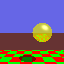

Reproduce this figure in Python.
from collections import namedtuple
from trickery import lazy_scalar, lazy_vec3, lazy_angle, define_constants


UGLY_BUT_THOROUGH = True


# Numeric constants are defined lazily.  When the caller passes in an
# implementation of Numerics, we can evaluate these in that numeric
# context.

lazy_scalar('EPSILON', 1.0e-3)
# lazy_scalar('ONE_HALF', 0.5)
lazy_scalar('ONE', 1)
lazy_scalar('TWO', 2)
# lazy_scalar('THREE', 3)
# lazy_scalar('FIVE', 5)
# lazy_scalar('EIGHT', 8)
# lazy_scalar('TEN', 10)
# lazy_scalar('TWENTY_FIVE', 25)

lazy_vec3('X', (1, 0, 0))
lazy_vec3('Y', (0, 1, 0))
lazy_vec3('Z', (0, 0, 1))
lazy_vec3('RED', (1, 0, 0))
lazy_vec3('GREEN', (0, 1, 0))
lazy_vec3('BLUE', (0, 0, 1))

lazy_vec3('BACKGROUND_COLOR', (0, 0, 0.9))

lazy_vec3('LIGHT_DIRECTION', (1, 2, -1))

lazy_vec3('PLANE_COLOR', (0, 0, 0.9))
lazy_vec3('PLANE_ORIGIN', (0, 0, 0))
lazy_vec3('PLANE_NORMAL', (0, 1, 0))

lazy_scalar('CHECKER_X_EXTENT', 18)
lazy_scalar('CHECKER_Z_EXTENT', 26)
lazy_vec3('CHECK0_COLOR', (0, 1, 0))
lazy_vec3('CHECK1_COLOR', (1, 0, 0))

lazy_angle('CAMERA_X_ANGLE', degrees=10)
lazy_angle('CAMERA_Y_ANGLE', units=45)

lazy_scalar('SHADOW_ATTEN', 0.5)

lazy_scalar('SPHERE_RADIUS', 3)
lazy_vec3('SPHERE_COLOR', (0.9, 0.9, 0))
lazy_scalar('SPHERE_ALPHA', 0.3)


def lerp(a, b, frac):
    return (ONE - frac) * a + frac * b


Ray = namedtuple('Ray', 'origin direction')
Camera = namedtuple('Camera', 'position x_angle, y_angle')
Light = namedtuple('Light', 'direction')


class Plane(namedtuple('Plane', 'origin normal')):

    def intersect(self, ray):
        denom = self.normal @ ray.direction
        if denom.abs() - EPSILON < 0:
            return None
        t = (self.origin - ray.origin) @ self.normal / denom
        if t < 0:
            return None
        intersection = ray.origin + t * ray.direction
        return namedtuple('Hit', 't intersection')(t, intersection)


class Sphere(namedtuple('Sphere', 'center radius')):

    def intersect(self, ray):
        L = self.center - ray.origin
        tca = ray.direction @ L
        if tca < 0:
            return None
        d2 = L @ L - tca * tca
        rad2 = self.radius * self.radius
        if rad2 - d2 < 0:
        # if d2 > rad2:
            return None
        thc = (rad2 - d2).sqrt()
        t = tca - thc
        intersection = ray.origin + ray.direction * t
        normal = (intersection - self.center).normalize()
        mirror = normal * (TWO * (ray.direction @ normal))
        reflect_ray = Ray(origin=intersection, direction=ray.direction - mirror)
        return (namedtuple
                ('Hit', 't intersection normal reflect_ray')
                (t, intersection, normal, reflect_ray))


class Scene:

    def __init__(self, width, height, numerics):
        self.width = width
        self.height = height
        self.numerics = numerics
        define_constants(globals(), numerics)
        self.plane = Plane(origin=PLANE_ORIGIN, normal=PLANE_NORMAL)
        self.light = Light(direction=LIGHT_DIRECTION.normalize())

    def render_scene(self):
        cam_pos = self.numerics.vec3(0, 10, -10)
        # cam_x_angle = self.numerics.angle(degrees=20)
        # cam_y_angle = self.numerics.angle(degrees=10)
        sphere_pos = self.numerics.vec3(3, 10, 10)
        self.camera = Camera(position=cam_pos,
                             x_angle=CAMERA_X_ANGLE,
                             y_angle=CAMERA_Y_ANGLE)
        self.sphere = Sphere(center=sphere_pos, radius=SPHERE_RADIUS)
        return self.collect_pixels()

    def render_anim(self, frame_count):
        self.cam_pos_u = 0
        self.cam_pos_v = 0
        self.sphere_pos_x = 0
        self.sphere_pos_z = 0
        if UGLY_BUT_THOROUGH:
            self.sphere_pos_z = -16
        self.sphere_inc_x = +7 / 2**5
        self.sphere_inc_z = +4 / 2**5

        for frame in range(frame_count):
            yield self.render_frame(frame)

    def precalc_camera(self):
        """Precalculate the camera parameters that don't require DSP.
           Return a record of DSP pipeline inputs.
        """
        v_inc = 3
        if UGLY_BUT_THOROUGH:
            v_inc = 513
        self.cam_pos_u = (self.cam_pos_u + 2) % 1024
        self.cam_pos_v = (self.cam_pos_v + v_inc) % 1024
        pos_u = self.numerics.angle(units=self.cam_pos_u)
        pos_v = self.numerics.angle(units=self.cam_pos_v)
        PreCam = namedtuple('PreCam', 'pos_u pos_v')
        return PreCam(pos_u, pos_v)

    def calc_camera(self, pre_cam):
        """Finish calculating camera using DSP operations."""
        S = self.numerics.scalar
        pos_sin = pre_cam.pos_u.sin()
        pos_cos = pre_cam.pos_v.cos()
        # print('sin {:.4} => {:.4}'.format(precalc.cam_pos_u, pos_sin))
        # print('cos {:.4} => {:.4}'.format(precalc.cam_pos_v, pos_cos))
        pos_x = pos_sin * S(8) - S(3)
        pos_y = pos_cos * S(8) + S(10)
        pos_z = pos_cos * S(5) - S(25)
        pos = self.numerics.vec3(pos_x, pos_y, pos_z)
        x_angle = self.numerics.angle(degrees=10)
        y_angle = self.numerics.angle(units=45)
        return Camera(position=pos, x_angle=x_angle, y_angle=y_angle)

    def precalc_sphere(self, frame):
        """Precalculate the sphere parameters that don't require DSP.
           Return a record of DSP pipeline inputs.
        """
        S = self.numerics.scalar

        # For Y calc, just need frame number.
        frame64 = S(frame % 64)
        frame64m = S(63 - frame % 64)

        # Can precalc X and Z coordinates.
        SPHERE_MIN_X = SPHERE_MIN_Z = -16
        SPHERE_MAX_X = SPHERE_MAX_Z = +16
        x = self.sphere_pos_x + self.sphere_inc_x
        self.sphere_pos_x = x
        if x > SPHERE_MAX_X:
            x = SPHERE_MAX_X
            self.sphere_inc_x = -self.sphere_inc_x
        elif x < SPHERE_MIN_X:
            x = SPHERE_MIN_X
            self.sphere_inc_x = -self.sphere_inc_x
        z = self.sphere_pos_z + self.sphere_inc_z
        self.sphere_pos_z = z
        if z > SPHERE_MAX_Z:
            z = SPHERE_MAX_Z
            self.sphere_inc_z = -self.sphere_inc_z
        elif z < SPHERE_MIN_Z:
            z = SPHERE_MIN_Z
            self.sphere_inc_z = -self.sphere_inc_z
        center_x = self.numerics.scalar(x)
        center_z = self.numerics.scalar(z)
        PreSphere = namedtuple('PreSphere',
                               'frame64 frame64m center_x center_z')
        return PreSphere(frame64, frame64m, center_x, center_z)

    def calc_sphere(self, pre_sphere):
        """Finish calculating sphere using DSP operations."""
        y_accel = self.numerics.scalar(7 / 1024)
        q = pre_sphere.frame64 * pre_sphere.frame64m
        center_x = pre_sphere.center_x
        center_y = q * y_accel + SPHERE_RADIUS
        center_z = pre_sphere.center_z
        pos = self.numerics.vec3(center_x, center_y, center_z)
        return Sphere(center=pos, radius=SPHERE_RADIUS)

    def render_frame(self, frame):
        pre_cam = self.precalc_camera()
        pre_sphere = self.precalc_sphere(frame)
        # print('pre_cam', pre_cam)
        # print('pre_sphere', pre_sphere)

        # Record the per-frame calculations.
        self.numerics.start_frame(pre_cam, pre_sphere)
        self.camera = self.calc_camera(pre_cam)
        self.sphere = self.calc_sphere(pre_sphere)
        # print('camera', self.camera)
        # print('sphere', self.sphere)
        self.numerics.end_frame(self.camera, self.sphere)

        pixels = self.collect_pixels()
        return pixels

    def collect_pixels(self):
        # return [[self.render_pixel(2, 47)]]
        return [
            [
                self.render_pixel(ix, iy)
                for ix in range(self.width)
            ]
            for iy in range(self.height)
        ]

    def render_pixel(self, ix, iy):
        x = self.numerics.scalar(ix)
        y = self.numerics.scalar(iy)
        pixel = namedtuple('Pixel', 'x y')(x, y)
        # print('render_pixel({}, {})'.format(ix, iy))
        self.numerics.start_pixel(pixel,
                                  self.camera,
                                  self.sphere)
        x_start = self.numerics.scalar(-1 / 2)
        y_start = self.numerics.scalar(+1 / 2)
        x_step = self.numerics.scalar(+1 / min(self.width, self.height))
        y_step = self.numerics.scalar(-1 / min(self.width, self.height))
        # FOV is implicitly 60 degrees.
        px = x_start + x * x_step
        py = y_start + y * y_step
        pz = self.numerics.scalar(1)
        primary = Ray(origin=self.camera.position,
                      direction=self.numerics.vec3(px, py, pz)
                          .rotate(self.camera.x_angle, 'X')
                          .rotate(self.camera.y_angle, 'Y')
                          .normalize())
        # print(ix, iy, primary)
        color = self.trace(primary).to_unorm()
        pixel_color = namedtuple('Pixel', 'color')(color)
        self.numerics.end_pixel(pixel_color)
        return color.as_tuple()

    def trace(self, ray, primary=True):
        if primary:
            hit = self.sphere.intersect(ray)
            if hit:
                C = self.trace(hit.reflect_ray, primary=False)
                C = lerp(SPHERE_COLOR, C, SPHERE_ALPHA)
                spot_light = hit.reflect_ray.direction @ self.light.direction
                if not spot_light < 0:
                    spot_light_e2 = spot_light * spot_light
                    spot_light_e4 = spot_light_e2 * spot_light_e2
                    spot_light_e8 = spot_light_e4 * spot_light_e4
                    C = C + SHADOW_ATTEN * spot_light_e8
                    # Clamp not needed.  to_unorm clamps later.
                    # C = C.clamp()
                return C
        hit = self.plane.intersect(ray)
        if not hit:
            return BACKGROUND_COLOR
        pisect = hit.intersection
        if (not pisect.z.abs() - CHECKER_Z_EXTENT < 0 or
            not pisect.x.abs() - CHECKER_X_EXTENT < 0):
            return PLANE_COLOR
        reverse_light_ray = Ray(pisect, self.light.direction)
        checker = pisect.x.xor4(pisect.z)
        C = lerp(CHECK0_COLOR, CHECK1_COLOR, checker)
        light_intersects = self.sphere.intersect(reverse_light_ray)
        if light_intersects:
            C = SHADOW_ATTEN * C
        return C




# Old version.  No numerics.

'''

import PIL.Image
from collections import namedtuple
from math import sqrt, sin, cos, pi, floor

class Vec3(tuple):

    def __str__(self):
        return 'V[{} {} {}]'.format(*self)

    __repr__ = __str__

    def __add__(self, other):
        if isinstance(other, tuple):
            return Vec3((self[0] + other[0],
                         self[1] + other[1],
                         self[2] + other[2]))
        else:
            return Vec3((self[0] + other,
                         self[1] + other,
                         self[2] + other))

    def __radd__(self, other):
        return Vec3((other + self[0],
                     other + self[1],
                     other + self[2]))

    def __sub__(self, other):
        if isinstance(other, Vec3):
            return Vec3((self[0] - other[0],
                         self[1] - other[1],
                         self[2] - other[2]))
        else:
            return Vec3((self[0] - other,
                         self[1] - other,
                         self[2] - other))

    def __mul__(self, other):
        assert not isinstance(other, tuple)
        return Vec3((self[0] * other, self[1] * other, self[2] * other))

    def __matmul__(self, other):
        """dot product"""
        assert isinstance(other, tuple)
        return self[0] * other[0] + self[1] * other[1] + self[2] * other[2]

    def __rmul__(self, other):
        return Vec3((other * self[0],
                     other * self[1],
                     other * self[2]))

    def normalize(self):
        return self * (1/sqrt(self @ self))

    def rotate(self, angle, axis):
        x, y, z = self
        s, c = sin(angle), cos(angle)
        if axis == X:
            return Vec3((x, c * y - s * z, s * y + c * z))
        elif axis == Y:
            return Vec3((c * x + s * z, y, c * z - s * x))
        else:
            assert False

    def clamp(self, max):
        return Vec3((min(self[0], max),
                     min(self[1], max),
                     min(self[2], max)))

def r2(v):  # for debugging
    return Vec3((round(c, 2) for c in v))


class Ray(namedtuple('Ray', 'origin direction')):
    pass

def dot(a, b):
    # return sum(i * j for (i, j) in zip(a, b))
    return a[0] * b[0] + a[1] * b[1] + a[2] * b[2]

X = Vec3((1, 0, 0))
Y = Vec3((0, 1, 0))
Z = Vec3((0, 0, 1))
RED = Vec3((1, 0, 0))
GREEN = Vec3((0, 1, 0))
BLUE = Vec3((0, 0, 0.9))      # Why 0.9?
YELLOW = Vec3(0.9, 0.9, 0)
deg = pi / 180

# print('rotate x => {}'.format(Z.rotate(20*deg, X)))
# print('rotate y => {}'.format(Z.rotate(10*deg, Y)))
# exit()

camera = namedtuple('Camera', 'origin direction')(Vec3((0, 10, -10)),
                                                  Vec3((0, 0, 0)))

plane = namedtuple('Plane', 'origin normal')(Vec3((0, 0, 0)), Vec3((0, 1, 0)))

sphere = namedtuple('Sphere', 'center radius')(Vec3((3, 10, 10)), 3)

light = namedtuple('Light', 'direction')(Vec3((1, 2, -1)).normalize())

epsilon = 1.0e-3

# print(camera)
# print(plane)
# print(sphere)
# print(light)


def plane_intersect(plane, ray):
    denom = dot(plane.normal, ray.direction)
    if abs(denom) < epsilon:
        return None
    t = dot(plane.origin - ray.origin, plane.normal) / denom
    if t < 0:
        return None
    intersection = ray.origin + t * ray.direction
    return namedtuple('Hit', 't intersection')(t, intersection)

def sphere_intersect(sphere, ray):
    # print('sphere', sphere)
    # print('ray', ray)
    L = sphere.center - ray.origin
    tca = dot(ray.direction, L)
    if tca < 0:
        return None
    d2 = dot(L, L) - tca * tca
    rad2 = sphere.radius * sphere.radius
    if d2 > rad2:
        return None
    # d = sqrt(d2)
    # t = tca - d
    thc = sqrt(rad2 - d2)
    t = tca - thc
    intersection = ray.origin + ray.direction * t
    normal = (intersection - sphere.center).normalize()
    mirror = normal * (2 * dot(ray.direction, normal))
    reflect_ray = Ray(origin=intersection, direction=ray.direction - mirror)
    return (namedtuple
            ('Hit', 't intersection normal reflect_ray')
            (t, intersection, normal, reflect_ray))

def trace(ray, iteration=0):
    if iteration == 0:
        hit = sphere_intersect(sphere, ray)
        if hit:
            C = trace(hit.reflect_ray, 1)
            alpha = 0.3
            C = C * alpha + YELLOW * (1 - alpha)
            spot_light = dot(hit.reflect_ray.direction, light.direction)
            if spot_light > 0:
                spot_light_e2 = spot_light * spot_light
                spot_light_e4 = spot_light_e2 * spot_light_e2
                spot_light_e8 = spot_light_e4 * spot_light_e4
                C = C + 0.5 * spot_light_e8
                C = C.clamp(1)
            return C
    hit = plane_intersect(plane, ray)
    if not hit:
        return BLUE
    pisect = hit.intersection
    if abs(pisect[2]) >= 28 or abs(pisect[0]) >= 16:
        return BLUE
    reverse_light_ray = Ray(pisect, light.direction)
    light_intersects = sphere_intersect(sphere, reverse_light_ray)
    pisect_x = floor(pisect[0])
    pisect_z = floor(pisect[2])
    checker = (pisect_x ^ pisect_z) & 4

    C = RED if checker else GREEN
    if light_intersects:
        C = 0.5 * C
    return C


def Unorm(c):
    return tuple(round(i * 255) for i in c)


def render_scene():
    width, height = 64, 64
    x_step, y_step = 1 / width, -1 / width
    x_left, y_top = -width / 2 * x_step, -height / 2 * y_step

    img = PIL.Image.new(mode='RGB', size=(width, height), color=0)
    pix = img.load()

    y_dir = y_top
    for y in range(height):
        x_dir = x_left
        for x in range(width):
            if True or (x == 128 and y == 128):
                ray = Ray(origin=camera.origin,
                          direction=Vec3((x_dir, y_dir, 1))
                            .rotate(20*deg, X)
                            .rotate(10*deg, Y)
                            .normalize()
                            )
                color = trace(ray)
                pix[x, y] = Unorm(color)
            x_dir += x_step
        y_dir += y_step

    img.save('scene.png')


if __name__ == '__main__':
    render_scene()
'''
